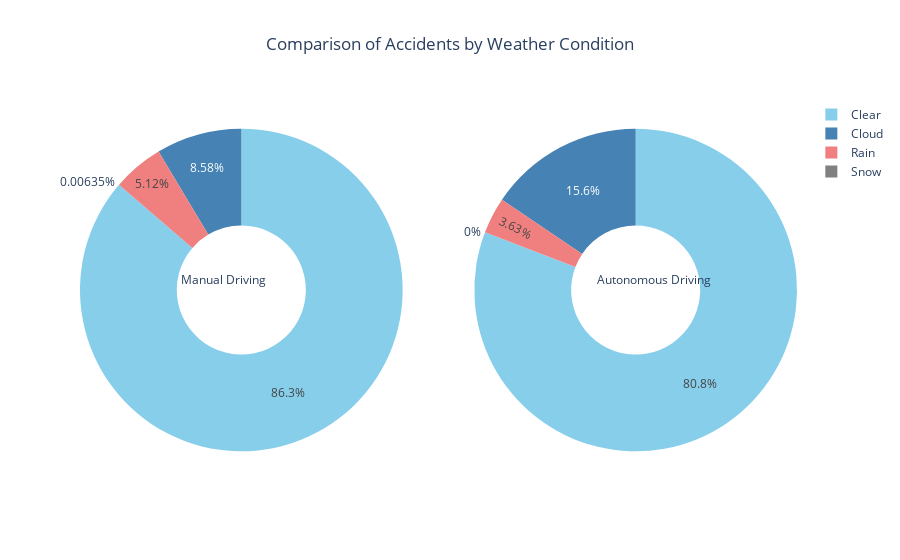

Source (notebook cell):
### Code cell
# 데이터 (Manual Driving)
weather_conditions = ["Clear", "Cloud", "Rain", "Snow"]
manual_acci = [non_cnt0, non_cnt1, non_cnt2, non_cnt3]

# 데이터 (Autonomous Driving)
auto_acci = [auto_cnt0, auto_cnt1, auto_cnt2, auto_cnt3]

# 서브플롯 생성
fig = make_subplots(
    rows=1, cols=2,  # 1행 2열로 배치
    specs=[[{"type": "domain"}, {"type": "domain"}]],  # 원형그래프 타입 지정
    subplot_titles=("Manual Driving", "Autonomous Driving")  # 각 그래프 제목
)

# Manual Driving 도넛 그래프 추가
fig.add_trace(
    go.Pie(
        labels=weather_conditions,
        values=manual_acci,
        name="Manual Driving",
        hole=0.4,  # 도넛형으로 설정
        marker=dict(colors=["skyblue", "steelblue", "lightcoral", "gray"])
    ),
    row=1, col=1
)

# Autonomous Driving 도넛 그래프 추가
fig.add_trace(
    go.Pie(
        labels=weather_conditions,
        values=auto_acci,
        name="Autonomous Driving",
        hole=0.4,  # 도넛형으로 설정
        marker=dict(colors=["skyblue", "steelblue", "lightcoral", "gray"])
    ),
    row=1, col=2
)

# 레이아웃 설정
fig.update_layout(
    title_text="Comparison of Accidents by Weather Condition",
    title_x=0.5,  # 제목 가운데 정렬
    annotations=[
        dict(text='Manual Driving', x=0.2, y=0.5, font_size=12, showarrow=False),
        dict(text='Autonomous Driving', x=0.8, y=0.5, font_size=12, showarrow=False)
    ]
)

# 출력
fig.show()

### Figure 1 — Plotly figure (JSON) as saved in the notebook; plotly's stock layout.template omitted (floating-point values rounded to 4 significant figures)
{"data": [{"domain": {"x": [0, 0.45], "y": [0, 1]}, "hole": 0.4, "labels": ["Clear", "Cloud", "Rain", "Snow"], "marker": {"colors": ["skyblue", "steelblue", "lightcoral", "gray"]}, "name": "Manual Driving", "type": "pie", "values": [13596, 1351, 807, 1]}, {"domain": {"x": [0.55, 1], "y": [0, 1]}, "hole": 0.4, "labels": ["Clear", "Cloud", "Rain", "Snow"], "marker": {"colors": ["skyblue", "steelblue", "lightcoral", "gray"]}, "name": "Autonomous Driving", "type": "pie", "values": [556, 107, 25, 0]}], "layout": {"annotations": [{"font": {"size": 12}, "showarrow": false, "text": "Manual Driving", "x": 0.2, "xanchor": "center", "xref": "paper", "y": 0.5, "yanchor": "bottom", "yref": "paper"}, {"font": {"size": 12}, "showarrow": false, "text": "Autonomous Driving", "x": 0.8, "xanchor": "center", "xref": "paper", "y": 0.5, "yanchor": "bottom", "yref": "paper"}], "title": {"text": "Comparison of Accidents by Weather Condition", "x": 0.5}}}
